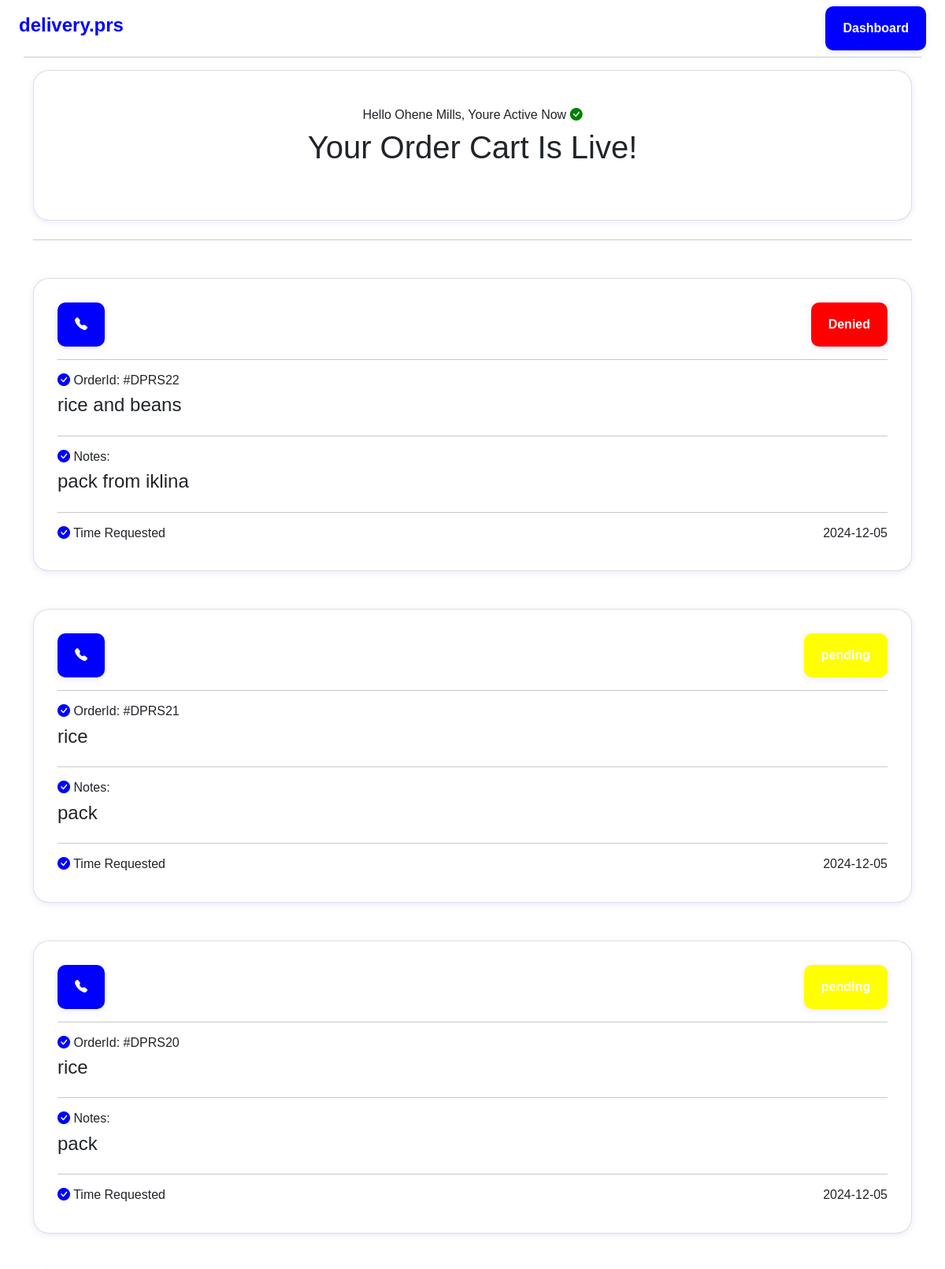
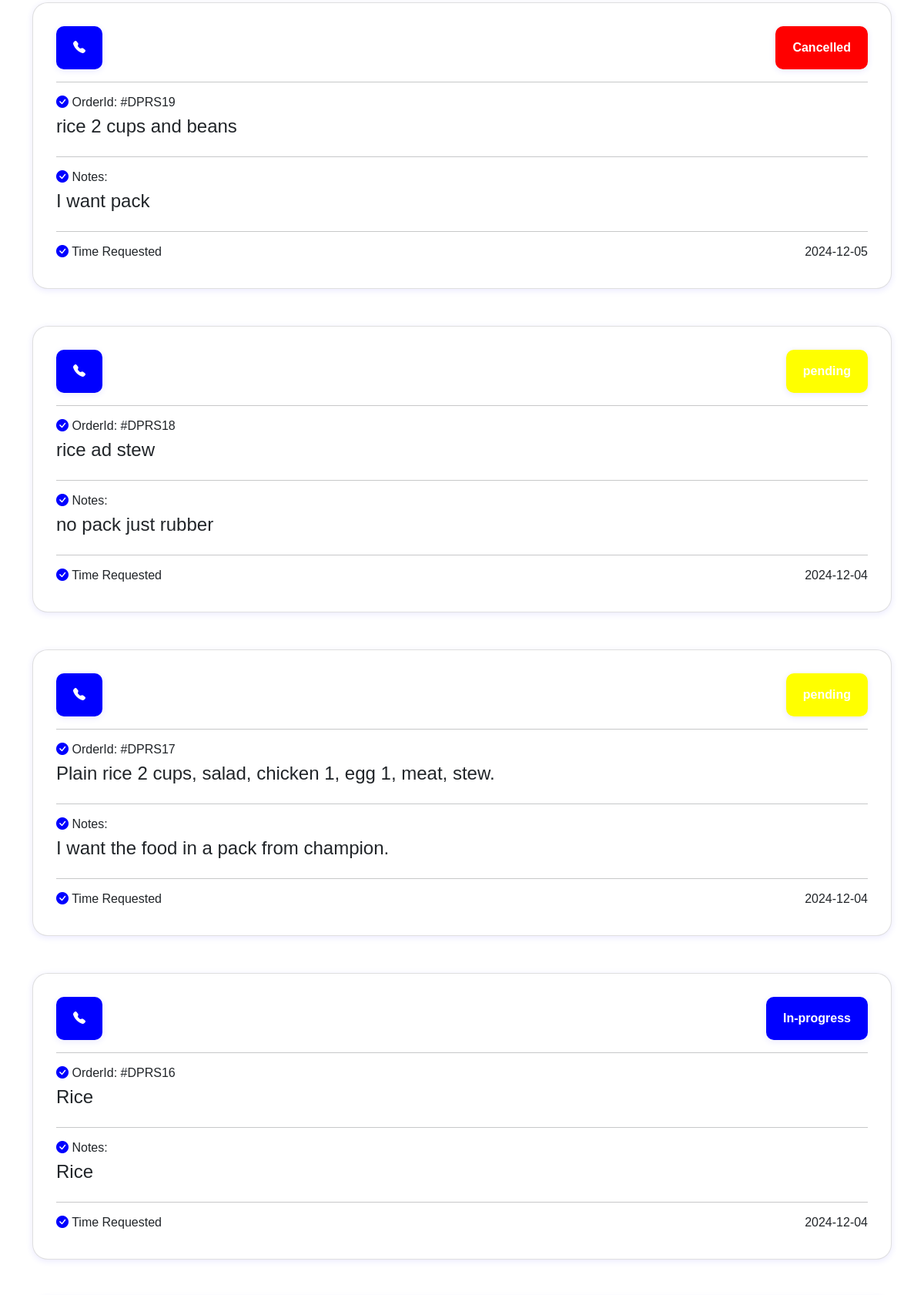
Page /motordriver (upper part) on the committed database (2 pictures, top to bottom).
### models.py (models this page shows, shortened)
class Order(db.Model):
    tablename = ['Suggestions']
    id = db.Column(db.Integer, primary_key=True)
    user = db.Column(db.String())
    phone = db.Column(db.String())
    location = db.Column(db.String())
    cancel_reason = db.Column(db.String())
    order = db.Column(db.String())
    notes = db.Column(db.String())
    date_created = db.Column(db.DateTime, default=datetime.now())
    date_confirmed = db.Column(db.DateTime, default=datetime.now())
    date_delivered = db.Column(db.DateTime, default=datetime.now())
    status = db.Column(db.String())
    paid = db.Column(db.Boolean())

### app.py (the view)
@app.route('/motordriver', methods=['GET', 'POST'])
def motordriver():
    user = Order.query.order_by(Order.id.desc()).all()
    return render_template('motor_delivery.html', user=user)

### templates/motor_delivery.html (shortened to what this page needs)
{% extends "layout.html" %}
{% block body %}
<link rel="stylesheet" href="https://cdn.jsdelivr.net/npm/bootstrap-icons@1.11.3/font/bootstrap-icons.min.css">
<div class="container">
    <div class="card mt-3">
        <div class="" style="margin-bottom:30px; ">
            <h6 class="text-center">Hello Ohene Mills, Youre Active Now <i class="bi bi-check-circle-fill" style="color:green;"></i> </h6>
            <h1 style="text-align: center;">Your Order Cart Is Live!</h1>
        </div>
    </div>
    <hr>
       {% for user in user%}
    <div class="card mb-3 mt-5">
        <div class="d-flex justify-space-between" style="justify-content: space-between;">
            <button
            class="pill-button">
           <a href="tel:{{user.phone}}"> <i class="bi bi-telephone-fill"></i></a>
            <button
            class="pill-button status-btn"
            onclick="cycleStatus(this, {{ user.id }})"
            data-status="{{ user.status }}"
            style="background-color: {{ 'yellow' if user.status == 'pending' else 'blue' if user.status == 'In-progress' else 'green' if user.status == 'Completed' else 'red' }};">
            <span id="status-text-{{ user.id }}">{{ user.status }}</span>
            </button>
        </div>
        <hr>
        <div class=" justify-space-between" style="justify-content: space-between;">
        <h6><i class="bi bi-check-circle-fill" style="color:blue;"></i> OrderId: #DPRS{{user.id}} </h6>
        <h4>{{user.order}}</h4>
        </div>
        <hr>
        <div class=" justify-space-between" style="justify-content: space-between;">
            <h6><i class="bi bi-check-circle-fill" style="color:blue;"></i> Notes: </h6>
            <h4>{{user.notes}}</h4>
        </div>
        <hr>
        <div class="d-flex justify-space-between" style="justify-content: space-between;">
            <h6><i class="bi bi-check-circle-fill" style="color:blue;"></i> Time Requested</h6>
            <h6>{{ user.date_created.strftime('%Y-%m-%d' ) }}</h6>
        </div>
    </div>
{%endfor%}
</div>
{% endblock %}

### templates/layout.html (shortened to what this page needs)
<!doctype html>
<html lang="en">
  <head>
    <link rel="stylesheet" href="https://unpkg.com/aos@next/dist/aos.css" />
    <link href="https://cdn.jsdelivr.net/npm/bootstrap@5.0.0-beta2/dist/css/bootstrap.min.css" rel="stylesheet">
    <link rel="stylesheet" href="{{url_for('static', filename='css/presto.css')}}">
    <link rel="stylesheet" href="https://cdn.jsdelivr.net/npm/@xz/fonts@1/serve/plus-jakarta-display.min.css">
    <link rel="stylesheet" href="https://code.jquery.com/ui/1.12.1/themes/base/jquery-ui.css">
  </head>
  <body>
        <nav style="margin: auto 3vh;" class="navbar navbar-expand-lg navbar-light bg-transparent flexBar">
          <a class="navbar-brand" href="/">
            <h4 style="font-weight: 900; color: blue;">delivery.prs</h4>
          </a>
          <div>
            <a href="#">
              <button class="pill-button" onclick="showLoadingScreen()">Dashboard</button>
            </a>
        </div>
        </nav>
        <hr style="width: 95%; margin: auto;">
    {% block body %}
    {% endblock %}
  </body>
  </html>

### static/css/presto.css (style rules this page uses)
body { font-family: 'Plus Jakarta Display', sans-serif; }
a { color: inherit; text-decoration: none; }
.pill-button { background-color: blue; border: none; color: white; border-radius:10px ; padding: 16px 22px; box-shadow: 0 2px 8px 0 rgba(48, 44, 255, 0.1); text-align: center; font-weight: bold; transition: width 2s; }
.card { border-radius: 20px; box-shadow: 0 2px 8px 0 rgba(48, 44, 255, 0.1); cursor: pointer; padding: 30px; width: 100%; transition: width 1s; margin-bottom: 3vh; }
.flexBar { display: flex; justify-content: space-between; }

### rows in the picture
Order: status "Denied", id "22", order "rice and beans", notes "pack from iklina", date_created "2024-12-05"
Order: status "pending", id "21", order "rice", notes "pack", date_created "2024-12-05"
Order: status "pending", id "20", order "rice", notes "pack", date_created "2024-12-05"
Order: status "Cancelled", id "19", order "rice 2 cups and beans", notes "I want pack", date_created "2024-12-05"
Order: status "pending", id "18", order "rice ad stew", notes "no pack just rubber", date_created "2024-12-04"
Order: status "pending", id "17", order "Plain rice 2 cups, salad, chicken 1, egg 1, meat, stew.", notes "I want the food in a pack from champion.", date_created "2024-12-04"
Order: status "In-progress", id "16", order "Rice", notes "Rice", date_created "2024-12-04"
